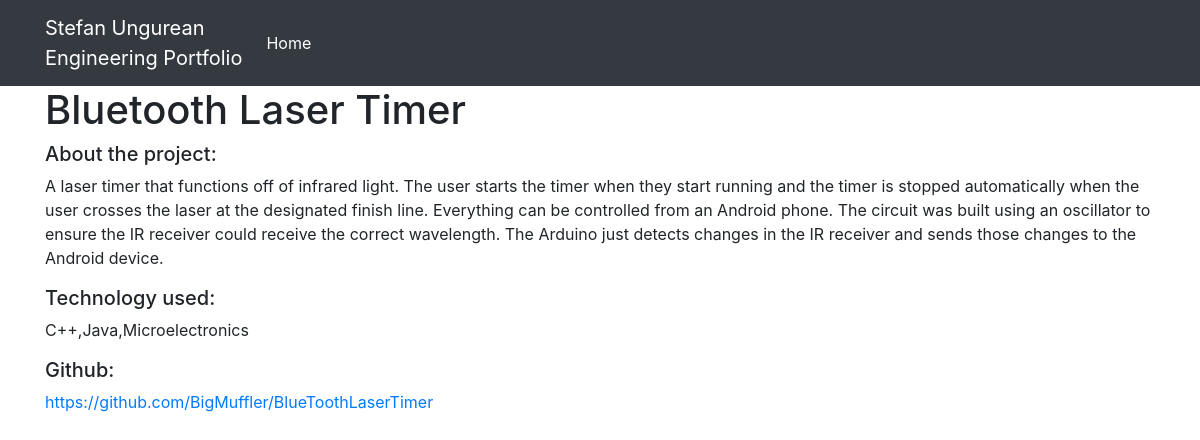
Screenshot of /projects/small/3/ with the database file from the repository.
### projects/models.py (models this page shows)
class SmallerProjects(models.Model):
    title = models.CharField(max_length=100)
    description = models.TextField()
    technology = models.CharField(max_length=20)
    deepDescription = models.TextField()
    gitLink = models.TextField()

### projects/views.py (the view)
# urls.py: path("small/<int:pk>/", views.small_project_detail, name="smallproject_detail"),
def small_project_detail(request, pk):
    smallerProjects = SmallerProjects.objects.get(pk=pk)
    context = {
        'smaller_projects': smallerProjects
    }
    return render(request, 'smallproject_detail.html', context)

### projects/templates/smallproject_detail.html
{% extends "base.html" %}
{% load static %}
{% block page_content %}
<h1>{{ smaller_projects.title }}</h1>
<h5>About the project: </h5>
<p>{{ smaller_projects.deepDescription }}</p>
<h5>Technology used: </h5>
<p>{{ smaller_projects.technology }}</p>
<h5>Github: </h5>
<a href={{smaller_projects.gitLink}}>{{ smaller_projects.gitLink }}</a>
{% endblock %}

### rows the page displays
SmallerProjects: title "Bluetooth Laser Timer", deepDescription "A laser timer that functions off of infrared light. The user starts the timer when they start running and the timer is stopped automatically when the user crosses the laser at the designated finish line. Everything can be controlled from an Android phone. The circuit was built using an oscillator to ensure the IR receiver could receive the correct wavelength. The Arduino just detects changes in the IR receiver and sends those changes to the Android device.", technology "C++,Java,Microelectronics", gitLink "https://github.com/BigMuffler/BlueToothLaserTimer"
